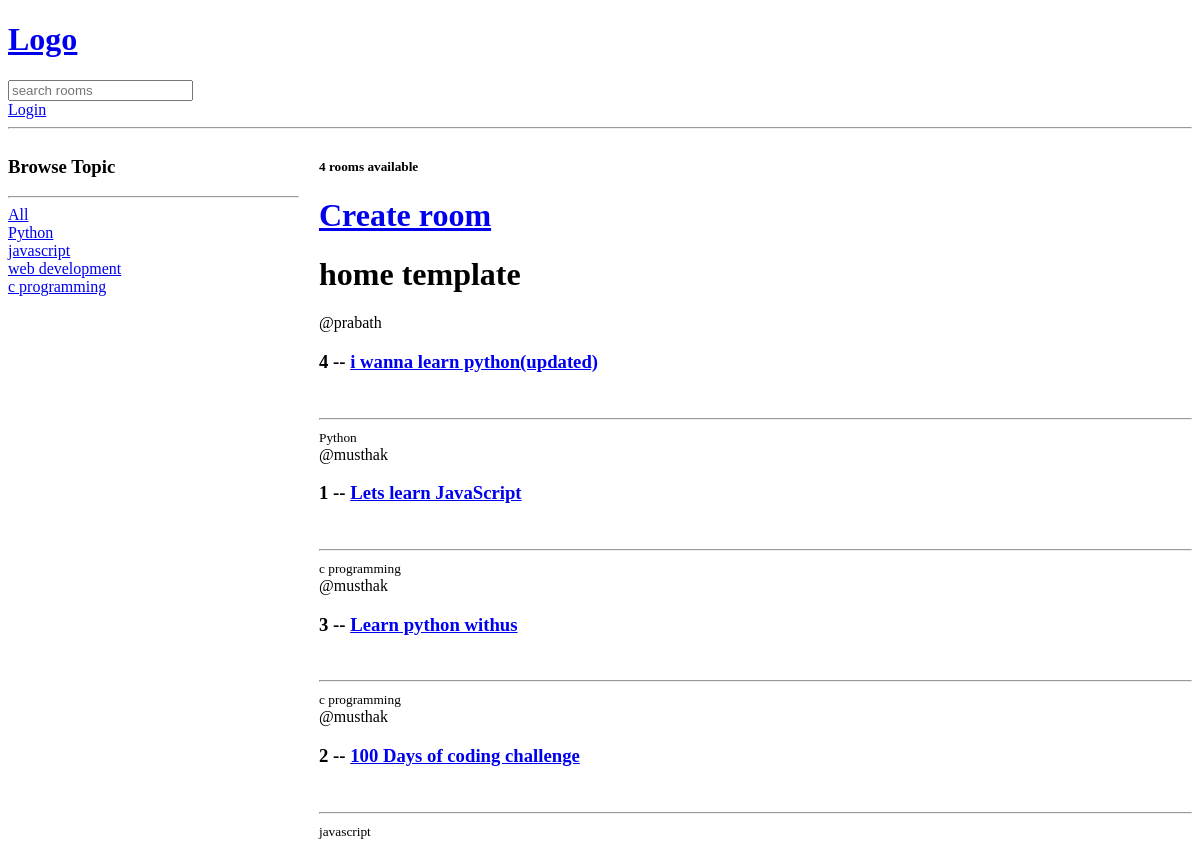
/, run on an earlier commit of the app's database.
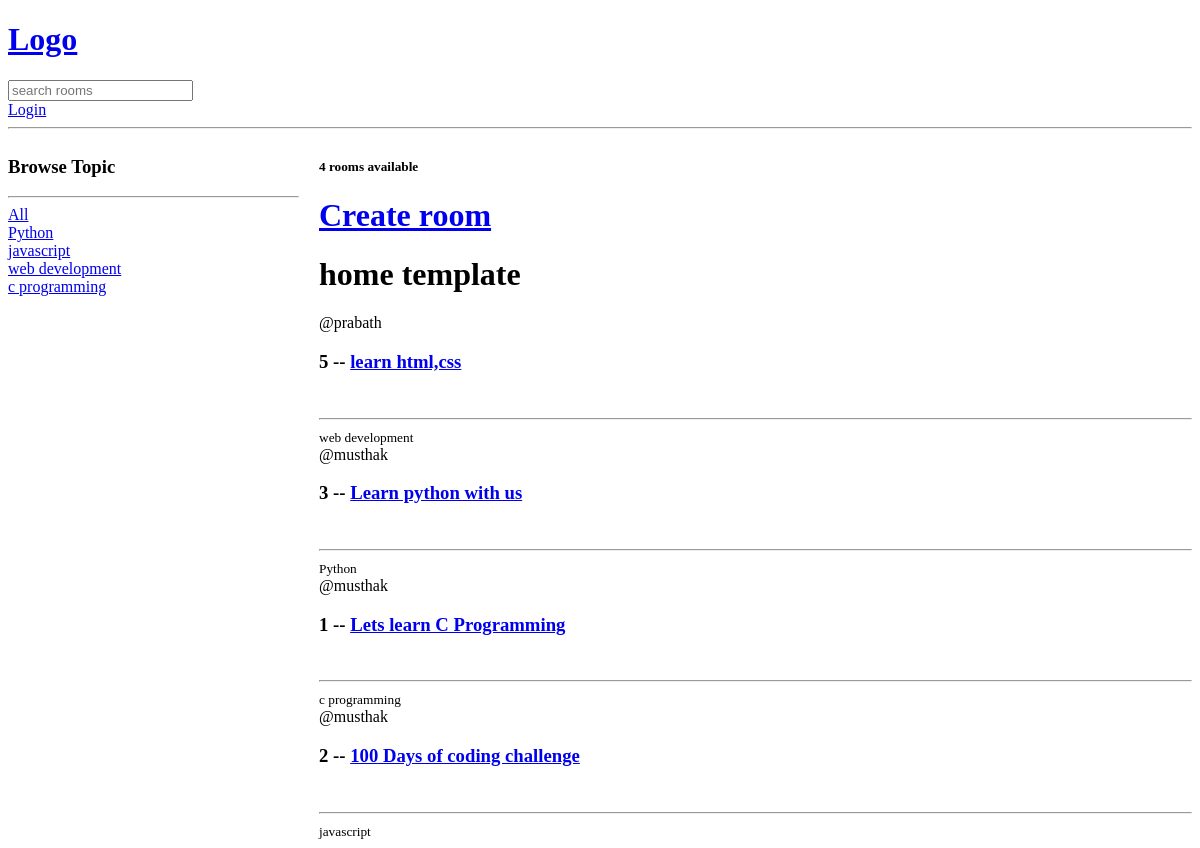
And on a later commit of the database.
### base/models.py (models this page shows, shortened)
class Topic(models.Model):
    name = models.CharField(max_length=200)

class Room(models.Model):
    host = models.ForeignKey(User, on_delete=models.SET_NULL,null=True)
    topic = models.ForeignKey(Topic, on_delete=models.SET_NULL,null=True)
    name = models.CharField(max_length=200)
    description = models.TextField(null=True, blank=True)
    updated = models.DateTimeField(auto_now=True)
    created = models.DateTimeField(auto_now_add=True)
    class Meta:
        ordering = ['-updated','-created']

### base/views.py (the view)
# urls.py: path('', views.home,name="home"),  # Empty path for root URL, calls home function
def home(request):
    q = request.GET.get('q') if request.GET.get('q') is not None else ''
    topics = Topic.objects.all()
    if q:
        rooms = Room.objects.filter(
            Q(topic__name__icontains=q) |
            Q(name__icontains=q) |
            Q(description__icontains=q)
        )
    else:
        rooms = Room.objects.all()
    room_count = rooms.count()
    context = {'rooms': rooms, 'topics': topics, 'room_count': room_count}
    return render(request, "home.html", context)

### templates/home.html (shortened to what this page needs)
{% extends "main.html" %}
{% block content %}
<div class="home-container">
  <div>
    <h3>Browse Topic</h3>
    <hr>
    <div>
      <a href="{% url 'home' %}">All</a>
    </div>
    {% for topic in topics %}
    <div>
      <a href="{% url 'home' %}?q={{ topic.name }}">{{ topic.name }}</a>
    </div>
    {% endfor %}
  </div>
  <div>
    <h5>{{ room_count }} rooms available</h5>
    <a href="{% url 'create-room' %}"><h1>Create room</h1></a>
    <h1>home template</h1>
    {% for room in rooms %}
    <div>
      <span>@{{ room.host.username }}</span>
      <h3>{{ room.id }} -- <a href="{% url 'room' room.id %}">{{ room.name}}</a></h3>
      <br><hr>
      <small>{{ room.topic.name }}</small>
    </div>
    {% endfor %}
  </div>
</div>
{% endblock content %}

### base/templates/main.html (shortened to what this page needs)
<!DOCTYPE html>
<html lang="en">
    <head>
    </head>
    <body>
        {% include 'navbar.html' %}
        {% block content %}
        {% endblock %}
    </body>
</html>

### templates/navbar.html
<a href="/">
   <h1> Logo </h1>
</a>
<form action="{% url 'home' %}" method="get">
   <input type="text" name="q" placeholder="search rooms">
</form>
{% if request.user.is_authenticated %}
    <a href="{% url 'logout' %}">LOGOUT</a>
{% else %}
    <a href="{% url 'login' %}">Login</a>
{% endif %}
<hr>

### templates/home.html (style rules this page uses)
.home-container { display: grid; grid-template-columns: 1fr 3fr; gap: 20px; align-items: start; }

What changed in the data, as far as the page shows it:
removed Room: host.username "prabath", id "4", name "i wanna learn python(updated)", topic.name "Python"
added Room: host.username "prabath", id "5", name "learn html,css", topic.name "web development"
changed Room id 3: name "Learn python withus" → "Learn python with us"; topic.name "c programming" → "Python"; moves up the list
changed Room "c programming": name "Lets learn JavaScript" → "Lets learn C Programming"
